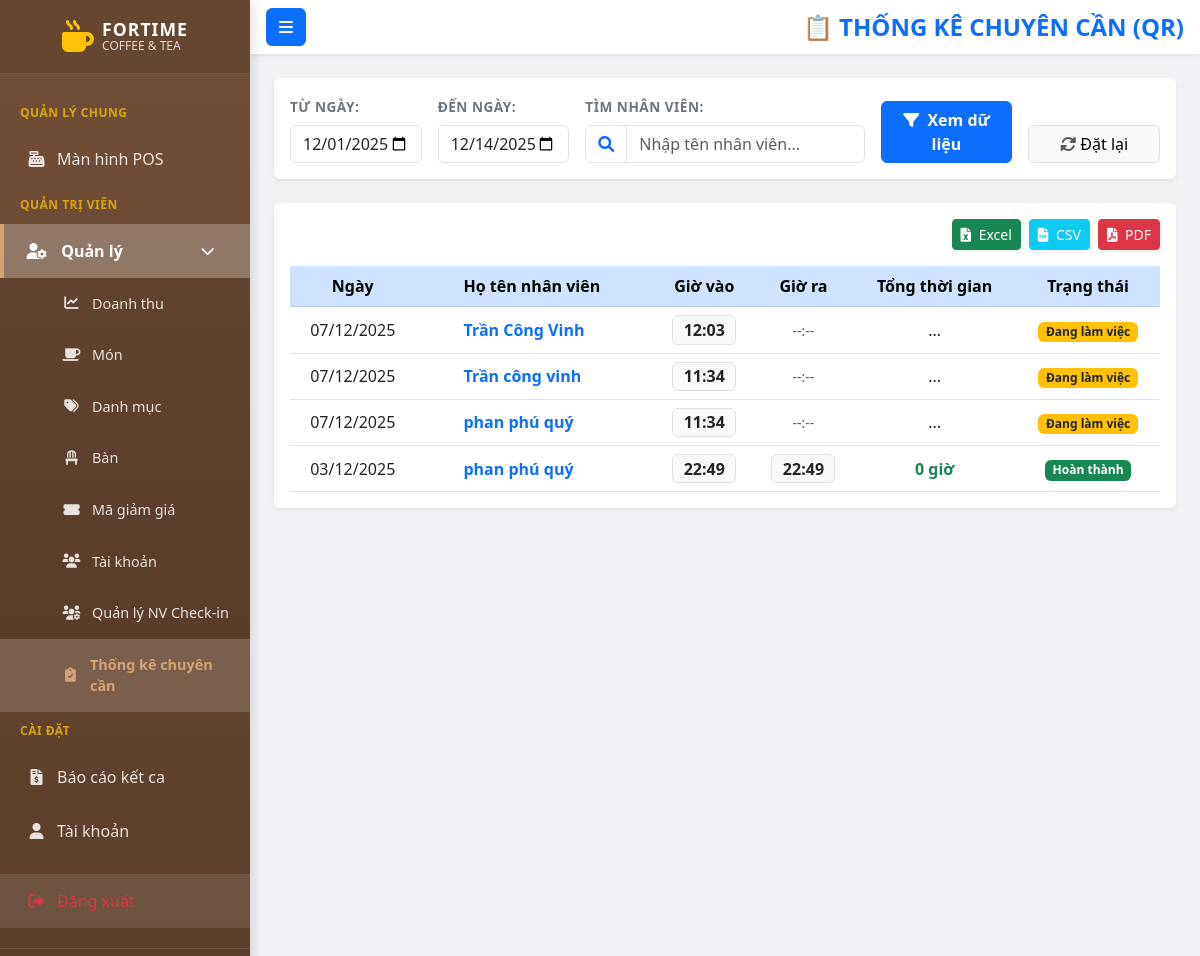
/AdminAttendance (signed in), run on the app's committed database.
### tables this page shows
CREATE TABLE `staff_attendance` (
  `id` int(11) NOT NULL,
  `staff_name` varchar(100) NOT NULL,
  `check_in_time` time DEFAULT NULL,
  `check_out_time` time DEFAULT NULL,
  `created_at` date NOT NULL
);

### app/controllers/AdminAttendance.php (called while the page is built, shortened)
<?php
class AdminAttendance extends Controller {
    private $attendanceModel;
    public function __construct() {
        $this->attendanceModel = $this->model('AttendanceModel');
    }
    public function index() {
        $fromDate = isset($_GET['from']) ? $_GET['from'] : date('Y-m-01');
        $toDate = isset($_GET['to']) ? $_GET['to'] : date('Y-m-d');
        $keyword = isset($_GET['search']) ? trim($_GET['search']) : '';
        $logs = $this->attendanceModel->getHistory($fromDate, $toDate, $keyword);
        $data = [
            'logs' => $logs,
            'from_date' => $fromDate,
            'to_date' => $toDate,
            'search_keyword' => $keyword
        ];
        $this->view('admin/attendance/list', $data);
    }
}

### app/core/App.php (called while the page is built, shortened)
<?php
class App {
    protected $currentMethod = 'login';
    public function __construct() {
        $url = $this->getUrl();
        if (isset($url[0])) {
            $u_name = ucwords($url[0]);
            if (file_exists('../app/controllers/' . $u_name . 'Controller.php')) {
                $this->currentController = $u_name . 'Controller';
                $this->currentMethod = 'index';
                unset($url[0]);
            }
            elseif (file_exists('../app/controllers/' . $u_name . '.php')) {
                $this->currentMethod = 'index';
                unset($url[0]);
            }
        }
        $this->currentController = new $this->currentController;
        $this->params = $url ? array_values($url) : [];
        call_user_func_array([$this->currentController, $this->currentMethod], $this->params);
    }
    public function getUrl() {
        if (isset($_GET['url'])) {
            $url = rtrim($_GET['url'], '/');
            $url = filter_var($url, FILTER_SANITIZE_URL);
            return explode('/', $url);
        }
        return [];
    }
}

### public/index.php (called while the page is built, shortened)
<?php
$init = new App();

### app/core/Database.php (called while the page is built, shortened)
<?php
class Database {
    private $host = DB_HOST;
    private $user = DB_USER;
    private $pass = DB_PASS;
    private $dbname = DB_NAME;
    private $dbh;
    private $stmt;
    public function __construct() {
        $dsn = 'mysql:host=' . $this->host . ';dbname=' . $this->dbname . ';charset=utf8';
        $options = array(
            PDO::ATTR_PERSISTENT => true,
            PDO::ATTR_ERRMODE => PDO::ERRMODE_EXCEPTION
        );
        try {
            $this->dbh = new PDO($dsn, $this->user, $this->pass, $options);
            $this->dbh->exec("SET time_zone = '+07:00'");
        } catch (PDOException $e) {
            $this->error = $e->getMessage();
            die("Lỗi kết nối Cơ sở dữ liệu: " . $this->error);
        }
    }
    public function query($sql) {
        $this->stmt = $this->dbh->prepare($sql);
    }
    public function bind($param, $value, $type = null) {
        if (is_null($type)) {
            switch (true) {
                default:
                    $type = PDO::PARAM_STR;
            }
        }
        $this->stmt->bindValue($param, $value, $type);
    }
    public function execute() {
        return $this->stmt->execute();
    }
    public function resultSet() {
        $this->execute();
        return $this->stmt->fetchAll(PDO::FETCH_OBJ);
    }
}

### app/models/AttendanceModel.php (called while the page is built, shortened)
<?php
class AttendanceModel {
    private $db;
    public function __construct() {
        $this->db = new Database();
    }
public function getHistory($fromDate = null, $toDate = null, $keyword = '') {
    $sql = "SELECT * FROM staff_attendance WHERE 1=1";
    if ($fromDate && $toDate) {
        $sql .= " AND created_at BETWEEN :from AND :to";
    }
    $sql .= " ORDER BY created_at DESC, check_in_time DESC";
    $this->db->query($sql);
    if ($fromDate && $toDate) {
        $this->db->bind(':from', $fromDate);
        $this->db->bind(':to', $toDate);
    }
    return $this->db->resultSet();
}
}

### app/views/admin/attendance/list.php (the view, shortened to what this page needs)
<!DOCTYPE html>
<html lang="vi">
<head>
    <link href="https://cdn.jsdelivr.net/npm/bootstrap@5.3.0/dist/css/bootstrap.min.css" rel="stylesheet">
    <link rel="stylesheet" href="https://cdnjs.cloudflare.com/ajax/libs/font-awesome/6.0.0/css/all.min.css">
    <link rel="stylesheet" href="<?php echo URLROOT; ?>/css/admin.css">
    <link rel="stylesheet" href="<?php echo URLROOT; ?>/css/sidebar.css">
</head>
<body>
<div class="wrapper">
    <?php require_once APPROOT . '/views/Layouts/sidebar.php'; ?>
    <div id="content">
        <nav class="navbar navbar-light bg-white shadow-sm px-3 mb-4">
            <button type="button" id="sidebarCollapse" class="btn btn-primary me-3"><i class="fas fa-bars"></i></button>
            <h4 class="text-primary mb-0 fw-bold">📋 THỐNG KÊ CHUYÊN CẦN (QR)</h4>
        </nav>
        <div class="container-fluid px-4">
            <div class="card shadow-sm border-0 mb-4">
                <div class="card-body">
<form action="" method="GET" class="row g-3 align-items-end">
    <div class="col-md-2">
        <label class="form-label fw-bold text-secondary small">Từ ngày:</label>
        <input type="date" name="from" class="form-control" value="<?php echo $data['from_date']; ?>">
    </div>
    <div class="col-md-2">
        <label class="form-label fw-bold text-secondary small">Đến ngày:</label>
        <input type="date" name="to" class="form-control" value="<?php echo $data['to_date']; ?>">
    </div>
    <div class="col-md-4">
        <label class="form-label fw-bold text-secondary small">Tìm nhân viên:</label>
        <div class="input-group">
            <span class="input-group-text bg-white"><i class="fas fa-search text-primary"></i></span>
            <input type="text" name="search" class="form-control" placeholder="Nhập tên nhân viên..." value="<?php echo htmlspecialchars($data['search_keyword']); ?>">
        </div>
    </div>
    <div class="col-md-2">
        <button type="submit" class="btn btn-primary w-100 fw-bold">
            <i class="fas fa-filter me-1"></i> Xem dữ liệu
        </button>
    </div>
    <div class="col-md-2">
        <a href="<?php echo URLROOT; ?>/AdminAttendance" class="btn btn-light border w-100" title="Đặt lại về tháng này">
            <i class="fas fa-sync-alt text-muted"></i> Đặt lại
        </a>
    </div>
</form>
                </div>
            </div>
            <div class="card shadow-sm border-0">
                <div class="card-body"> <div class="d-flex justify-content-end mb-3 gap-2">
                        <button onclick="exportAttendanceExcel()" class="btn btn-success btn-sm text-white shadow-sm">
                            <i class="fas fa-file-excel me-1"></i> Excel
                        </button>
                        <button onclick="exportAttendanceCSV()" class="btn btn-info btn-sm text-white shadow-sm">
                            <i class="fas fa-file-csv me-1"></i> CSV
                        </button>
                        <button onclick="exportAttendancePDF()" class="btn btn-danger btn-sm text-white shadow-sm">
                            <i class="fas fa-file-pdf me-1"></i> PDF
                        </button>
                    </div>
                    <div class="table-responsive">
                        <table id="exportTable" class="table table-hover align-middle mb-0 text-center">
                            <thead class="table-primary">
                                <tr>
                                    <th>Ngày</th>
                                    <th class="text-start ps-5">Họ tên nhân viên</th>
                                    <th>Giờ vào</th>
                                    <th>Giờ ra</th>
                                    <th>Tổng thời gian</th>
                                    <th>Trạng thái</th>
                                </tr>
                            </thead>
                            <tbody>
                                <?php if(!empty($data['logs'])): ?>
                                    <?php foreach($data['logs'] as $log): ?>
                                    <tr>
                                        <td><?php echo date('d/m/Y', strtotime($log->created_at)); ?></td>
                                        <td class="text-start ps-5 fw-bold text-primary">
                                            <?php echo htmlspecialchars($log->staff_name); ?>
                                        </td>
                                        <td>
                                            <span class="badge bg-light text-dark border fs-6">
                                                <?php echo date('H:i', strtotime($log->check_in_time)); ?>
                                            </span>
                                        </td>
                                        <td>
                                            <?php if($log->check_out_time): ?>
                                                <span class="badge bg-light text-dark border fs-6">
                                                    <?php echo date('H:i', strtotime($log->check_out_time)); ?>
                                                </span>
                                            <?php else: ?>
                                                <span class="text-muted small">--:--</span>
                                            <?php endif; ?>
                                        </td>
                                        <td>
                                            <?php
                                                if($log->check_in_time && $log->check_out_time) {
                                                    $in = strtotime($log->check_in_time);
                                                    $out = strtotime($log->check_out_time);
                                                    $diff = round(abs($out - $in) / 3600, 1);
                                                    echo "<strong class='text-success'>{$diff} giờ</strong>";
                                                } else {
                                                    echo "...";
                                                }
                                            ?>
                                        </td>
                                        <td>
                                            <?php if($log->check_out_time): ?>
                                                <span class="badge bg-success">Hoàn thành</span>
                                            <?php else: ?>
                                                <span class="badge bg-warning text-dark blink">Đang làm việc</span>
                                            <?php endif; ?>
                                        </td>
                                    </tr>
                                    <?php endforeach; ?>
                                <?php else: ?>
                                    <tr><td colspan="6" class="py-5 text-muted">Không có dữ liệu chấm công nào.</td></tr>
                                <?php endif; ?>
                            </tbody>
                        </table>
                    </div>
                </div>
            </div>
        </div>
    </div>
</div>
</body>
</html>

### public/css/admin.css (style rules this page uses)
:root { --primary-color: #4e73df; --primary-dark: #224abe; --sidebar-width: 250px; --bg-light: #f8f9fc; }
body { font-family: 'Segoe UI', Tahoma, Geneva, Verdana, sans-serif; background-color: #f0f2f5; margin: 0; }
.wrapper { display: flex; width: 100%; align-items: stretch; min-height: 100vh; }
#content { width: 100%; min-height: 100vh; transition: all 0.3s; display: flex; flex-direction: column; }
.form-label { font-weight: 600; font-size: 0.85rem; color: #6c757d; text-transform: uppercase; letter-spacing: 0.5px; }
.blink { animation: blinker 1.5s linear infinite; font-weight: bold; }

### public/css/sidebar.css (style rules this page uses)
:root { --sidebar-width: 250px; --sidebar-bg: linear-gradient(180deg, #6f4e37 10%, #5a3e2b 100%); --sidebar-text: #fff; --sidebar-active-bg: rgba(255, 255, 255, 0.25); --sidebar-hover-bg: rgba(255, 255, 255, 0.15); --sidebar-border-active: #d4a373; }

### data on the page
staff_attendance: created_at "07/12/2025", staff_name "Trần Công Vinh", check_in_time "12:03", shows "Đang làm việc"
staff_attendance: created_at "07/12/2025", staff_name "Trần công vinh", check_in_time "11:34", shows "Đang làm việc"
staff_attendance: created_at "07/12/2025", staff_name "phan phú quý", check_in_time "11:34", shows "Đang làm việc"
staff_attendance: created_at "03/12/2025", staff_name "phan phú quý", check_in_time "22:49", check_out_time "22:49", diff "0", shows "Hoàn thành"
